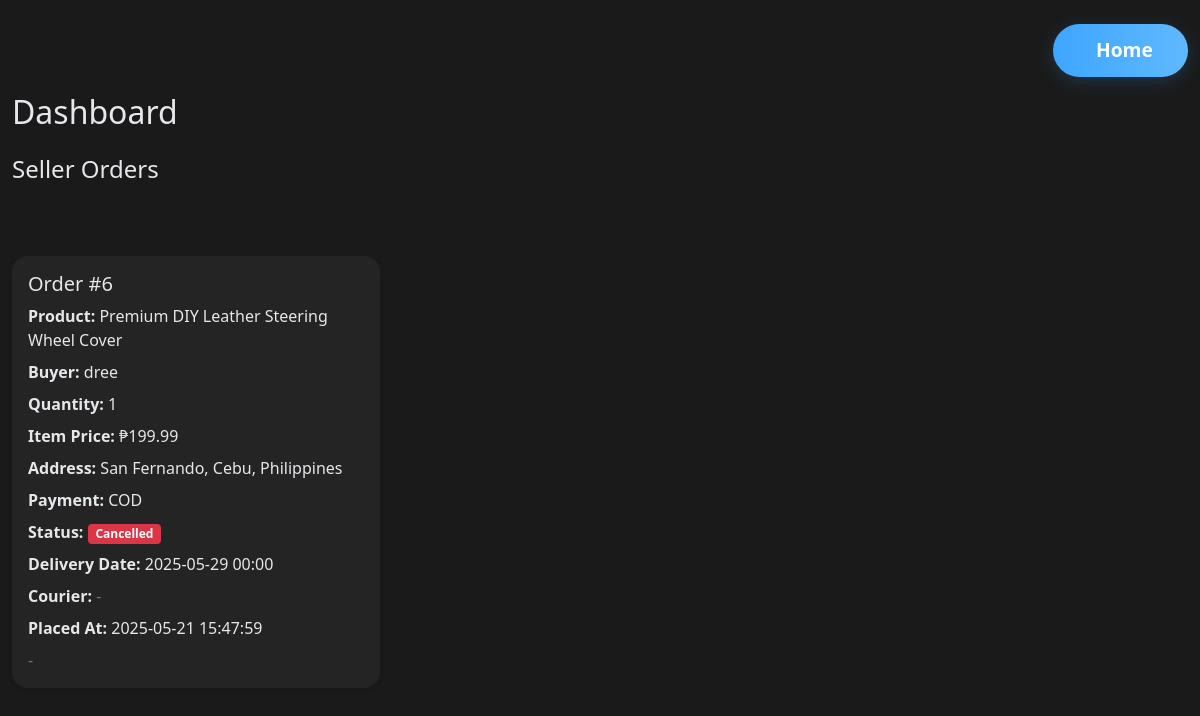
The app's page /dashboard.php (signed in) with its own data.
### tables this page shows
CREATE TABLE `orders` (
  `id` int(11) NOT NULL,
  `user_id` int(11) NOT NULL,
  `delivery_address` text DEFAULT NULL,
  `total_amount` decimal(10,2) NOT NULL,
  `payment_method` varchar(50) DEFAULT 'COD',
  `delivery_date` date DEFAULT NULL,
  `courier` varchar(100) DEFAULT NULL,
  `status` enum('pending','processing','order placed','on delivery','delivered','completed','cancelled') DEFAULT 'pending',
  `created_at` timestamp NOT NULL DEFAULT current_timestamp(),
  `updated_at` timestamp NOT NULL DEFAULT current_timestamp() ON UPDATE current_timestamp()
);

CREATE TABLE `products` (
  `id` int(11) NOT NULL,
  `name` varchar(100) NOT NULL,
  `description` text NOT NULL,
  `price` decimal(10,2) NOT NULL,
  `category_id` int(11) NOT NULL,
  `image_path` varchar(255) NOT NULL,
  `user_id` int(11) NOT NULL,
  `created_at` timestamp NOT NULL DEFAULT current_timestamp(),
  `updated_at` timestamp NOT NULL DEFAULT current_timestamp() ON UPDATE current_timestamp(),
  `stock` int(11) NOT NULL DEFAULT 0
);

CREATE TABLE `users` (
  `id` int(11) NOT NULL,
  `username` varchar(50) NOT NULL,
  `email` varchar(100) NOT NULL,
  `password` varchar(255) NOT NULL,
  `full_name` varchar(100) NOT NULL,
  `address` text NOT NULL,
  `phone` varchar(20) NOT NULL,
  `role` enum('customer','seller','admin') DEFAULT 'customer',
  `created_at` timestamp NOT NULL DEFAULT current_timestamp(),
  `updated_at` timestamp NOT NULL DEFAULT current_timestamp() ON UPDATE current_timestamp(),
  `security_question_id` int(11) DEFAULT NULL,
  `security_answer` varchar(255) DEFAULT NULL
);

CREATE TABLE `order_items` (
  `id` int(11) NOT NULL,
  `order_id` int(11) NOT NULL,
  `product_id` int(11) NOT NULL,
  `quantity` int(11) NOT NULL,
  `price` decimal(10,2) NOT NULL,
  `created_at` timestamp NOT NULL DEFAULT current_timestamp()
);

### dashboard.php (the view, shortened to what this page needs)
<?php
require_once 'config/database.php';
?>
<!DOCTYPE html>
<html lang="en">
<head>
    <link href="https://cdn.jsdelivr.net/npm/bootstrap@5.1.3/dist/css/bootstrap.min.css" rel="stylesheet">
    <link rel="stylesheet" href="/vehicle-accessory-store/main.css">
</head>
<body>
    <div class="container-fluid mt-4" style="max-width: 1400px;">
        <div class="d-flex justify-content-end mb-3">
            <a href="/vehicle-accessory-store/index.php" class="btn home-btn">
                <i class="bi bi-house-door-fill me-2"></i> Home
            </a>
        </div>
        <h2>Dashboard</h2>
        <div class="row mt-4">
            <?php if (isset($_SESSION['role']) && $_SESSION['role'] === 'seller'): ?>
                <h4 class="mb-4">Seller Orders</h4>
                <?php
                $stmt = $conn->prepare("
                    SELECT o.*, u.username AS buyer, oi.product_id, p.name AS product_name, oi.quantity, oi.price AS item_price
                    FROM orders o
                    JOIN order_items oi ON o.id = oi.order_id
                    JOIN products p ON oi.product_id = p.id
                    JOIN users u ON o.user_id = u.id
                    WHERE p.user_id = ?
                    ORDER BY o.created_at DESC
                ");
                $stmt->execute([$_SESSION['user_id']]);
                $seller_orders = $stmt->fetchAll();
                ?>
                <?php if (empty($seller_orders)): ?>
                    <p class="text-muted">No seller orders found.</p>
                <?php else: ?>
                    <div class="row g-4">
                        <?php foreach (array_slice($seller_orders, 0, 5) as $order): ?>
                            <div class="col-12 col-md-6 col-lg-4">
                                <div class="card h-100 shadow-sm border-0" style="background:#23272b; color:#f1f1f1;">
                                    <div class="card-body d-flex flex-column">
                                        <h5 class="card-title mb-2">Order #<?php echo $order['id']; ?></h5>
                                        <div class="mb-2"><strong>Product:</strong> <?php echo htmlspecialchars($order['product_name']); ?></div>
                                        <div class="mb-2"><strong>Buyer:</strong> <?php echo htmlspecialchars($order['buyer']); ?></div>
                                        <div class="mb-2"><strong>Quantity:</strong> <?php echo $order['quantity']; ?></div>
                                        <div class="mb-2"><strong>Item Price:</strong> ₱<?php echo number_format($order['item_price'], 2); ?></div>
                                        <div class="mb-2"><strong>Address:</strong> <span style="white-space:pre-line;"><?php echo htmlspecialchars($order['delivery_address']); ?></span></div>
                                        <div class="mb-2"><strong>Payment:</strong> <?php echo htmlspecialchars($order['payment_method']); ?></div>
                                        <div class="mb-2"><strong>Status:</strong> <span class="badge bg-<?php
                                            echo $order['status'] == 'completed' || $order['status'] == 'delivered' ? 'success' :
                                                ($order['status'] == 'on delivery' ? 'info' :
                                                ($order['status'] == 'processing' ? 'warning' :
                                                ($order['status'] == 'cancelled' ? 'danger' : 'secondary')));
                                        ?>">
                                            <?php echo $order['status'] == 'on delivery' ? 'On Delivery' : ucfirst($order['status']); ?>
                                        </span></div>
                                        <div class="mb-2"><strong>Delivery Date:</strong> <?php echo $order['delivery_date'] ? date('Y-m-d H:i', strtotime($order['delivery_date'])) : '<span class=\'text-muted\'>-</span>'; ?></div>
                                        <div class="mb-2"><strong>Courier:</strong> <?php echo $order['courier'] ? htmlspecialchars($order['courier']) : '<span class=\'text-muted\'>-</span>'; ?></div>
                                        <div class="mb-2"><strong>Placed At:</strong> <?php echo $order['created_at']; ?></div>
                                        <div class="mt-auto">
                                            <?php if (in_array($order['status'], ['pending', 'processing'])): ?>
                                                <form method="POST" class="d-flex flex-column flex-md-row align-items-start align-items-md-center gap-2 mb-2">
                                                    <input type="hidden" name="set_delivery_date_order_id" value="<?php echo $order['id']; ?>">
                                                    <input type="datetime-local" name="delivery_date" value="<?php echo $order['delivery_date'] ? date('Y-m-d\\TH:i', strtotime($order['delivery_date'])) : ''; ?>" required class="form-control form-control-sm" style="max-width:170px;">
                                                    <button type="submit" class="btn btn-info btn-sm">Set Delivery Date</button>
                                                </form>
                                            <?php else: ?>
                                                <span class="text-muted">-</span>
                                            <?php endif; ?>
                                        </div>
                                    </div>
                                </div>
                            </div>
                        <?php endforeach; ?>
                    </div>
                <?php endif; ?>
            <?php endif; ?>
        </div>
    </div>
</body>
</html>

### main.css (style rules this page uses)
html, body { height: 100%; min-height: 100%; background: #1a1a1a !important; color: #e5e7eb !important; }
body { font-family: 'Segoe UI', Arial, sans-serif; margin: 0; padding: 0; }
.card, .modal-content, .dropdown-menu { background-color: #242424 !important; color: #e5e7eb !important; border-radius: 1rem; box-shadow: 0 4px 24px rgba(0,0,0,0.2); border: 1px solid #333; transition: transform 0.2s, box-shadow 0.2s; }
a, a:visited { color: #3ea6ff; transition: color 0.2s; }
.btn, .btn-primary, .btn-outline-light { transition: background 0.2s, color 0.2s, box-shadow 0.2s; }
.container, .row { background: transparent !important; color: #e5e7eb !important; box-shadow: none !important; }
.container, .row, .bg-white, .bg-light, main, .hero-banner, .hero-banner img { background: transparent !important; color: #e5e7eb !important; box-shadow: none !important; }
.home-btn { background: linear-gradient(90deg, #3ea6ff 0%, #60b8ff 100%); color: #fff !important; font-weight: 700; font-size: 1.2rem; border: none; border-radius: 2rem; padding: 0.75rem 2.2rem; box-shadow: 0 4px 18px #3ea6ff33; transition: background 0.2s, box-shadow 0.2s, color 0.2s; display: inline-flex; align-items: center; }

### dashboard.php (style rules this page uses)
body { background: #181a1b; color: #f1f1f1; }
.card, .table { background: #23272b; color: #f1f1f1; }
.container, .card { overflow: visible !important; }

### records on screen
orders: id "6", products.name "Premium DIY Leather Steering Wheel Cover", user.username "dree", order_items.quantity "1", order_items.price "199.99", delivery_address "San Fernando, Cebu, Philippines", payment_method "COD", status "Cancelled", delivery_date "2025-05-29 00:00", created_at "2025-05-21 15:47:59"
